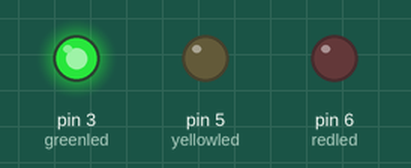
A sketch run on a simulated Arduino Uno, built with avr-gcc and run on an emulated ATmega328P. Parts: output pins drawn as LEDs (lit = HIGH).

Above: at 2.5 s.
At 5.2 s:
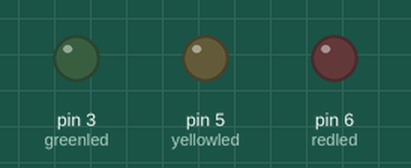
At 8.0 s:
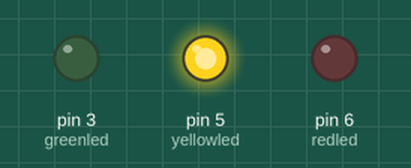
At 13.5 s:
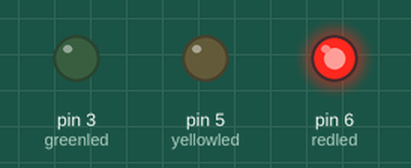
Timing chart, 0 to 21.5 s (numbered marks = the images above):
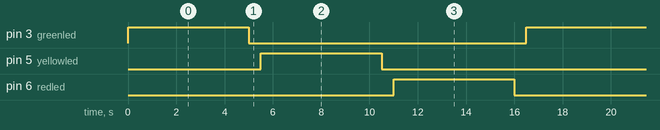

The sketch:

trafficlight.ino
```cpp
int redled =6; // initialize digital pin 6.
int yellowled =5; // initialize digital pin 5.
int greenled =3; // initialize digital pin 3.
int pwm = 255;

void setup()
{
pinMode(redled, OUTPUT);// set the pin with red LED as “output”
pinMode(yellowled, OUTPUT); // set the pin with yellow LED as “output”
pinMode(greenled, OUTPUT); // set the pin with green LED as “output”
}

void loop()
{
  //pwm(0 ~ 255) 1st: 50,  2nd: 100, 3rd: 175, 4th: 255
  analogWrite(greenled, pwm);// turn on green LED
  delay(5000);// wait 5 seconds
  analogWrite(greenled, 0);   // turn off green LED
  delay(500);// wait 0.5 seconds

  analogWrite(yellowled, pwm);// turn on yellow LED
  delay(5000);// wait 0.5 seconds
  analogWrite(yellowled, 0);// turn off yellow LED
  delay(500);// wait 0.5 seconds

  analogWrite(redled, pwm);// turn on red LED
  delay(5000);// wait 5 seconds
  analogWrite(redled, 0);// turn off red LED
  delay(500);// wait 0.5 seconds
}
```

Measured:
- by itself, pin 3 (greenled), pin 5 (yellowled), pin 6 (redled): alternates HIGH for 5.0 s and LOW for 11.5 s
- by itself, everything shown: repeats every 16.5 s, in 6 steps
